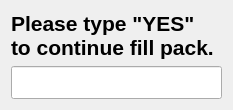
<?xml version="1.0" encoding="UTF-8"?>
<ui version="4.0">
 <class>MissDialog</class>
 <widget class="QDialog" name="MissDialog">
  <property name="windowModality">
   <enum>Qt::WindowModal</enum>
  </property>
  <property name="geometry">
   <rect>
    <x>0</x>
    <y>0</y>
    <width>233</width>
    <height>107</height>
   </rect>
  </property>
  <property name="contextMenuPolicy">
   <enum>Qt::NoContextMenu</enum>
  </property>
  <property name="windowTitle">
   <string>Dialog</string>
  </property>
  <property name="modal">
   <bool>true</bool>
  </property>
  <layout class="QVBoxLayout" name="verticalLayout_2">
   <item>
    <layout class="QVBoxLayout" name="verticalLayout">
     <item>
      <widget class="QLabel" name="label">
       <property name="font">
        <font>
         <pointsize>16</pointsize>
         <weight>75</weight>
         <bold>true</bold>
        </font>
       </property>
       <property name="text">
        <string>Please type &quot;YES&quot; 
to continue fill pack.</string>
       </property>
      </widget>
     </item>
     <item>
      <widget class="QLineEdit" name="lineEdit">
       <property name="font">
        <font>
         <pointsize>16</pointsize>
         <weight>75</weight>
         <bold>true</bold>
        </font>
       </property>
      </widget>
     </item>
    </layout>
   </item>
  </layout>
 </widget>
 <resources/>
 <connections/>
</ui>
